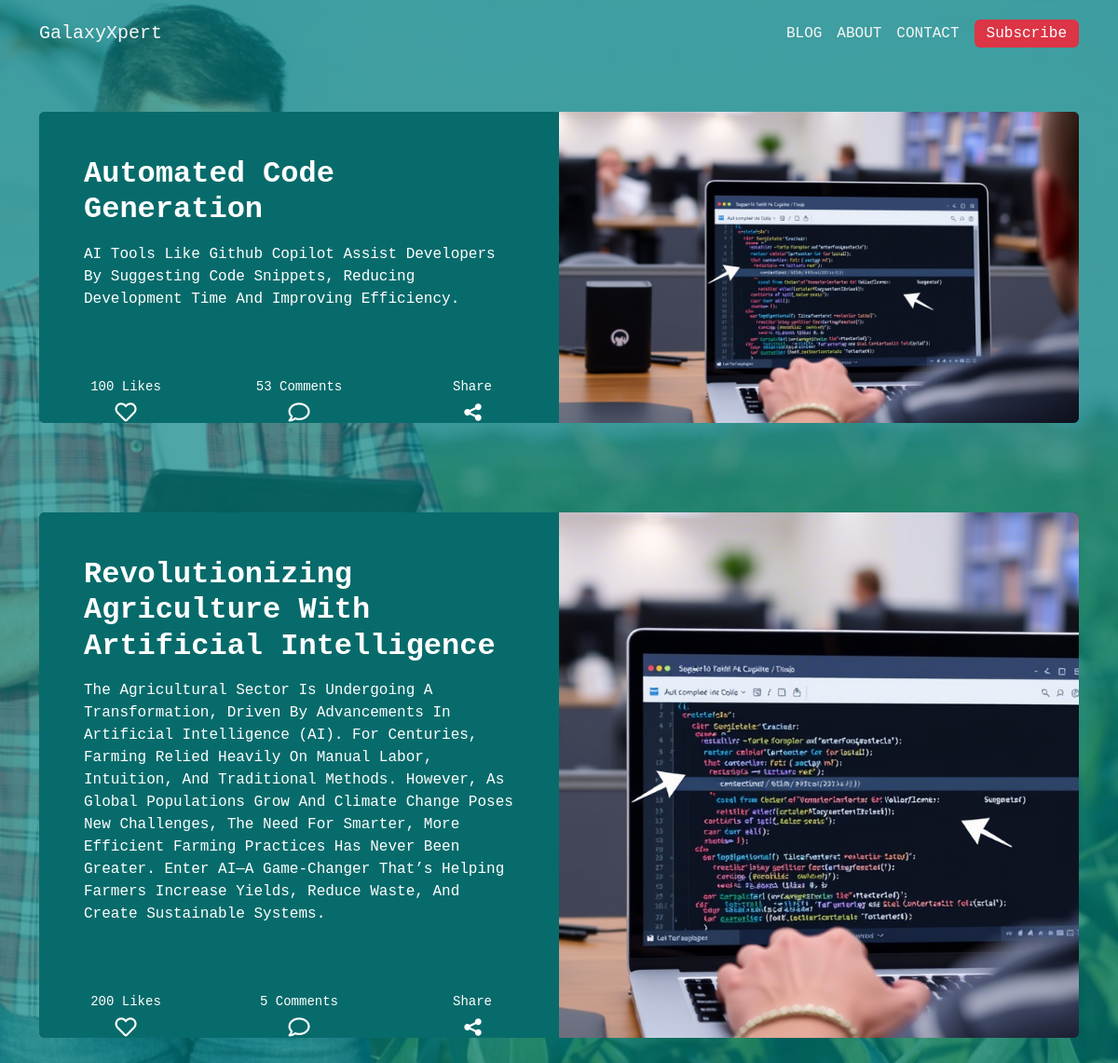
Screenshot of /blog/ with the database file from the repository.
### blogweb/models.py (models this page shows)
class BlogPosts(models.Model):
  title = models.CharField(max_length=100)
  content = models.CharField(max_length=100000)
  date = models.DateTimeField(default = datetime.now, blank = True)
  likes = models.IntegerField(default = 0)
  comments = models.IntegerField(default = 0)
  author = models.CharField(max_length=100)
  image = models.ImageField(upload_to='assets/img')

### blogweb/views.py (the view)
# urls.py: path('blog/', views.blog, name = 'blog_page'),
def blog(request):
  posts = BlogPosts.objects.all()
  return render(request, 'blog.html', {'posts': posts})

### blogweb/templates/blog.html (shortened to what this page needs)
{% extends 'index.html' %}
{% load static %}
{% block content %}
 {% for post in posts %}
    <div>
        <section data-aos="fade-up" data-aos-once="true" class="py-4 py-xl-5" style="position: relative;">
            <div class="container" style="height: auto;">
                <div class="bg-dark border rounded border-0 border-dark overflow-hidden">
                    <div class="row g-0">
                        <div class="col-md-6" id="main-column">
                            <div class="text-white p-4 p-md-5">
                                <h2 class="fw-bold text-white mb-3">{{ post.title }}</h2>
                                <p class="mb-4">{{ post.content }}</p>
                            </div>
                            <div style="height: auto;width: 100%;color: rgb(255,255,255);">
                                <div class="row" style="width: 100%;height: auto;margin-right: 0px;margin-left: 0px;">
                                    <div class="col d-flex flex-column justify-content-start align-items-center">
                                        <p class="likes" style="margin-bottom: 5px;">{{ post.likes }} Likes</p><i class="far fa-heart like-icon" style="font-size: 23px;"></i>
                                    </div>
                                    <div class="col d-flex flex-column justify-content-start align-items-center" style="width: 156px;">
                                        <p class="comment" style="margin-bottom: 5px;">{{ post.comments }} Comments</p><i class="far fa-comment comment-icon" style="font-size: 23px;"></i>
                                    </div>
                                    <div class="col d-flex flex-column justify-content-start align-items-center">
                                        <p class="share" style="margin-bottom: 5px;">share</p>
                                    </div>
                                </div>
                            </div>
                        </div>
                        <div class="col-md-6 order-first order-md-last" style="min-height: 250px;"><img class="w-100 h-100 fit-cover" src="{{ post.image.url }}"></div>
                    </div>
                </div>
            </div>
        </section>
    </div>
{% endfor %}
{% endblock %}

### blogweb/static/assets/css/Banner-Heading-Image-images.css (style rules this page uses)
.fit-cover { object-fit: cover; }

### blogweb/static/assets/css/untitled-1.css (style rules this page uses)
@media (min-width: 300px) { .likes { font-size: 14px; } }

### blogweb/static/assets/css/untitled-2.css (style rules this page uses)
@media (min-width: 300px) { .share { font-size: 14px; } }

### blogweb/static/assets/css/untitled-6.css (style rules this page uses)
#main-column { background-color: rgba(0,128,128,0.77); }

### blogweb/static/assets/css/untitled-7.css (style rules this page uses)
.share-icon { cursor: pointer; }

### blogweb/static/assets/css/untitled-8.css (style rules this page uses)
.far.fa-comment.comment-icon { cursor: pointer; }

### blogweb/static/assets/css/untitled-9.css (style rules this page uses)
.far.fa-heart.like-icon { cursor: pointer; }

### blogweb/static/assets/css/untitled.css (style rules this page uses)
@media (min-width: 300px) { .comment { font-size: 14px; } }

### rows the page displays
BlogPosts: title "Automated Code Generation", content "AI Tools Like Github Copilot Assist Developers By Suggesting Code Snippets, Reducing Development Time And Improving Efficiency.", likes "100", comments "53", image (picture)
BlogPosts: title "Revolutionizing Agriculture With Artificial Intelligence", content "The Agricultural Sector Is Undergoing A Transformation, Driven By Advancements In Artificial Intelligence (AI). For Centuries, Farming Relied Heavily On Manual Labor, Intuition, And Traditional Methods. However, As Global Populations Grow And Climate Change Poses New Challenges, The Need For Smarter, More Efficient Farming Practices Has Never Been Greater. Enter AI—a Game-Changer That’s Helping Farmers Increase Yields, Reduce Waste, And Create Sustainable Systems.", likes "200", comments "5", image (picture)
